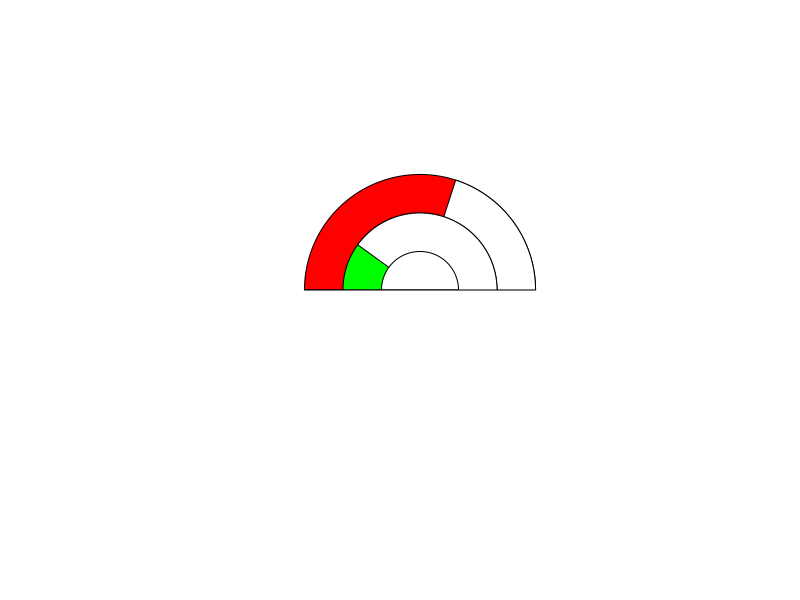

This figure's R source:
# Geometric functions load first
upper.half.circle <- function(x,y,r,nsteps=100,  ...){  
  rs <- seq(0, pi, len=nsteps) 
  xc <- x+r*cos(rs) 
  yc <- y+r*sin(rs) 
  polygon(xc,yc,...) 
} 


upper.half.circle.rotated <- function(x,y,r,nsteps=100, score,...){  
  
  rs <- seq(0,pi,len=nsteps) 
  xc <- x+r*cos(rs) 
  yc <- y+r*sin(rs) 
  original <- matrix(c(xc, yc), byrow= TRUE, nrow=2, ncol = nsteps)
  
  angle = -score/100*pi
  
  rotate <- matrix(c(cos(angle), -sin(angle), sin(angle), cos(angle)), byrow=TRUE, nrow = 2)
  
  rotate.matrix <- rotate %*% original
  
  new.xc <- rotate.matrix[1,]
  new.yc <- rotate.matrix[2,]
  
  
  polygon(new.xc, new.yc, ...) 
} 


lower.half.circle <- function(x,y,r,nsteps=100,...){ 
  rs <- seq(0,pi,len=nsteps) 
  xc <- x-r*cos(rs) 
  yc <- y-r*sin(rs) 
  polygon(xc,yc,...) 
} 



#Initialize plot
plot(1, type="n",axes=F,xlab="", ylab="",xlim=c(-50,50),ylim=c(-50,50), asp=1)

#Subtend a red arc- Outter arc
upper.half.circle(0,0,30,nsteps=100,col='red')

#Subtend arc that is 60% of 180 degrees
upper.half.circle.rotated(0,0,30,nsteps=100,col='white', score = 60)

#Subtend a green arc - Inner arc
upper.half.circle(0,0,20,nsteps=100,col='green')

#Subtend an arc that is 20% of 180 degrees
upper.half.circle.rotated(0,0,20,nsteps=100,col='white', score = 20)

#Fill an inner circle for aesthetics
upper.half.circle(0,0,10,nsteps=100,col='white')

#Clean up the plotting details
#This hides the left-overs from rotations
polygon(c(-50, 50, 50, -50, -50),c(0, 0, -50, -50, 0), col = "white", border = FALSE)

#Draw a base line, easily left out if you don't like it.
polygon(c(-30, 30),c(0, 0), col = "black")



